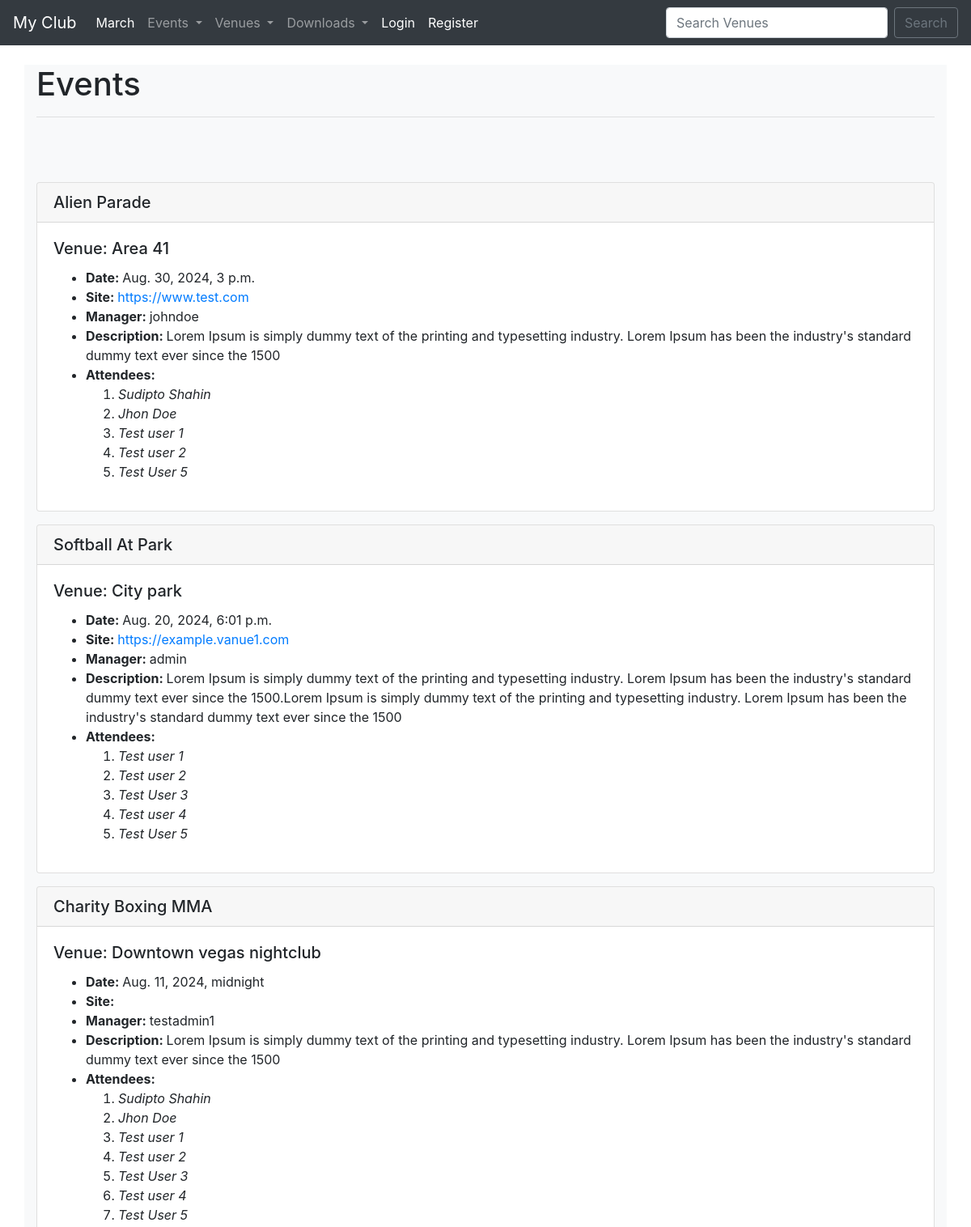
Page /events/ (upper part) on the earlier database version.
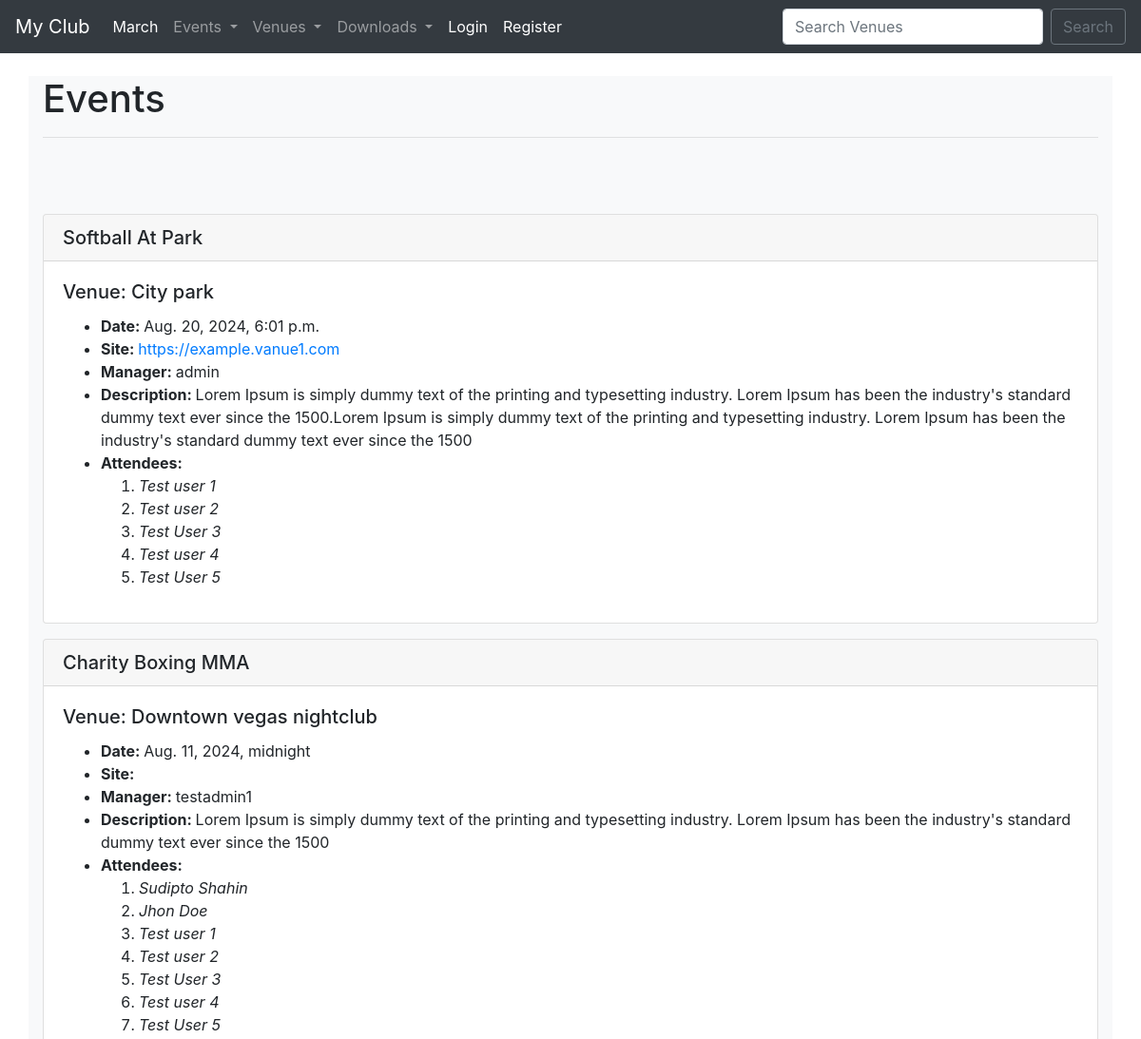
Same page on the later database version.
### events/models.py (models this page shows, shortened)
class Event(models.Model):
    name = models.CharField('Event Name', max_length=120)
    event_date = models.DateTimeField('Event Date')
    venue = models.ForeignKey(Venue, blank=True, null=True, on_delete=models.CASCADE)
    manager = models.ForeignKey(User, blank=True, null=True, on_delete=models.SET_NULL)
    description = models.TextField(blank=True)
    attendees = models.ManyToManyField(MyClubUser, blank=True)
    def __str__(self)-> str:
        return str(self.name)

class Venue(models.Model):
    name = models.CharField("Vanue name", max_length=120)
    address = models.CharField(max_length=300)
    zip_code = models.CharField('Zip code', max_length=15)
    phone = models.CharField('Contact Phone', max_length=25, blank=True)
    web = models.URLField('Website Address', blank=True)
    email_address = models.EmailField('Email Address', blank=True)
    owner = models.IntegerField("Venue Owner", blank=False, default=1)
    def __str__(self):
        return str(self.name)

class MyClubUser(models.Model):
    first_name =  models.CharField(max_length=30)
    last_name = models.CharField(max_length=30)
    email = models.EmailField('User email')

### events/views.py (the view)
# urls.py: path('events/', views.all_events, name='event-list'),
def all_events(request: HttpRequest):
    event_list = Event.objects.all().order_by('-event_date')
    return render(request, 'events/event_list.html', {
        "event_list": event_list
    })

### events/templates/events/event_list.html (shortened to what this page needs)
{% extends 'events/base.html' %}
{% block content %}
<h1>Events</h1>
<hr><br><br>
{% for event in event_list %}
<div class="card my-3">
    <h5 class="card-header">{{event}}</h5>
    <div class="card-body">
        <h5 class="card-title">Venue: {{ event.venue }}</h5>
        <ul>
            <li><strong>Date: </strong>{{ event.event_date }}</li>
            <li><strong>Site: </strong><a href="">{{ event.venue.web }}</a></li>
            <li><strong>Manager: </strong>{{ event.manager }}</li>
            <li><strong>Description: </strong>{{ event.description }}</li>
            <li>
                <strong>Attendees: </strong>
                <ol>
                    {% for attendees in event.attendees.all %}
                    <li>
                        <i>{{attendees.first_name}} {{ attendees.last_name }}</i>
                    </li>
                    {% endfor %}
                </ol>
            </li>
        </ul>
    </div>
</div>
{% endfor %}
{% endblock %}

### events/templates/events/base.html (shortened to what this page needs)
<!doctype html>
<html lang="en">
  <head>
    <link rel="stylesheet" href="https://cdn.jsdelivr.net/npm/bootstrap@4.0.0/dist/css/bootstrap.min.css">
  </head>
  <body>
    {% include 'events/navbar.html' %}
    <br>
    <div class="container bg-light">
      {% block content %}
      {% endblock %}
    </div>
  </body>
</html>

### events/templates/events/navbar.html (shortened to what this page needs)
<nav class="navbar navbar-expand-lg navbar-dark bg-dark">
    <a class="navbar-brand" href="{% url 'home' %}">My Club</a>
    <div class="collapse navbar-collapse" id="navbarSupportedContent">
      <ul class="navbar-nav mr-auto">
        <li class="nav-item active">
          <a class="nav-link" href="{% url 'home' '2024' 'March' %}">March <span class="sr-only">(current)</span></a>
        </li>
        <li class="nav-item dropdown">
          <a class="nav-link dropdown-toggle" href="#" id="navbarDropdown" role="button" data-toggle="dropdown" aria-haspopup="true" aria-expanded="false">
            Events
          </a>
        </li>
        <li class="nav-item dropdown">
          <a class="nav-link dropdown-toggle" href="#" id="navbarDropdown" role="button" data-toggle="dropdown" aria-haspopup="true" aria-expanded="false">
            Venues
          </a>
        </li>
        <li class="nav-item dropdown">
          <a class="nav-link dropdown-toggle" href="#" id="navbarDropdown" role="button" data-toggle="dropdown" aria-haspopup="true" aria-expanded="false">
            Downloads
          </a>
        </li>
        {% if user.is_authenticated %}
          <li class="nav-item active">
            <a class="nav-link" href="{% url 'logout' %}">Logout<span class="sr-only">(current)</span></a>
          </li>
        {% else %}
        <li class="nav-item active">
          <a class="nav-link" href="{% url 'login' %}">Login<span class="sr-only">(current)</span></a>
        </li>
        <li class="nav-item active">
          <a class="nav-link" href="{% url 'register-user' %}">Register<span class="sr-only">(current)</span></a>
        </li>
        {% endif %}
      </ul>
      <form class="form-inline my-2 my-lg-0" method="POST" action="{% url 'search-venues' %}">
        <input class="form-control mr-sm-2" type="search" placeholder="Search Venues"
        aria-label="Search" name="searched">
        <button class="btn btn-outline-secondary my-2 my-sm-0" type="submit">Search</button>
      </form>
    </div>
  </nav>

Differences in the rows shown:
removed Event: name "Alien Parade", venue "Area 41", event_date "Aug. 30, 2024, 3 p.m.", venue.web "https://www.test.com", manager "johndoe", description "Lorem Ipsum is simply dummy text of the printing and typesetting industry. Lorem Ipsum has been the industry's standard dummy text ever since the 1500", MyClubUser (first_name "Sudipto", last_name "Shahin"), MyClubUser (first_name "Jhon", last_name "Doe"), MyClubUser (first_name "Test", last_name "user 1"), MyClubUser (first_name "Test", last_name "user 2"), MyClubUser (first_name "Test", last_name "User 5")
